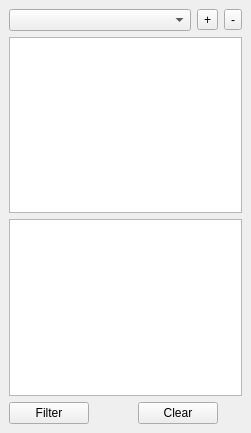
<?xml version="1.0" encoding="UTF-8"?>
<ui version="4.0">
 <class>multiFilterDockWidgetBase</class>
 <widget class="QDockWidget" name="multiFilterDockWidgetBase">
  <property name="geometry">
   <rect>
    <x>0</x>
    <y>0</y>
    <width>251</width>
    <height>433</height>
   </rect>
  </property>
  <property name="windowTitle">
   <string>Multifilter</string>
  </property>
  <widget class="QWidget" name="dockWidgetContents">
   <layout class="QGridLayout" name="gridLayout">
    <item row="3" column="0">
     <layout class="QGridLayout" name="gridLayout_2">
      <item row="0" column="3">
       <widget class="QToolButton" name="tbAdd">
        <property name="text">
         <string>+</string>
        </property>
       </widget>
      </item>
      <item row="4" column="2" colspan="2">
       <widget class="QPushButton" name="pBClear">
        <property name="text">
         <string>Clear</string>
        </property>
       </widget>
      </item>
      <item row="0" column="0" colspan="3">
       <widget class="QgsMapLayerComboBox" name="mMCLLayers"/>
      </item>
      <item row="0" column="4">
       <widget class="QToolButton" name="tbRemove">
        <property name="text">
         <string>-</string>
        </property>
       </widget>
      </item>
      <item row="1" column="0" colspan="5">
       <widget class="QListWidget" name="lwLayers"/>
      </item>
      <item row="2" column="0" colspan="5">
       <widget class="QPlainTextEdit" name="pTEFiltertext"/>
      </item>
      <item row="4" column="0">
       <widget class="QPushButton" name="pBFilter">
        <property name="text">
         <string>Filter</string>
        </property>
       </widget>
      </item>
     </layout>
    </item>
   </layout>
  </widget>
 </widget>
 <customwidgets>
  <customwidget>
   <class>QgsMapLayerComboBox</class>
   <extends>QComboBox</extends>
   <header>qgsmaplayercombobox.h</header>
  </customwidget>
 </customwidgets>
 <resources/>
 <connections/>
</ui>
